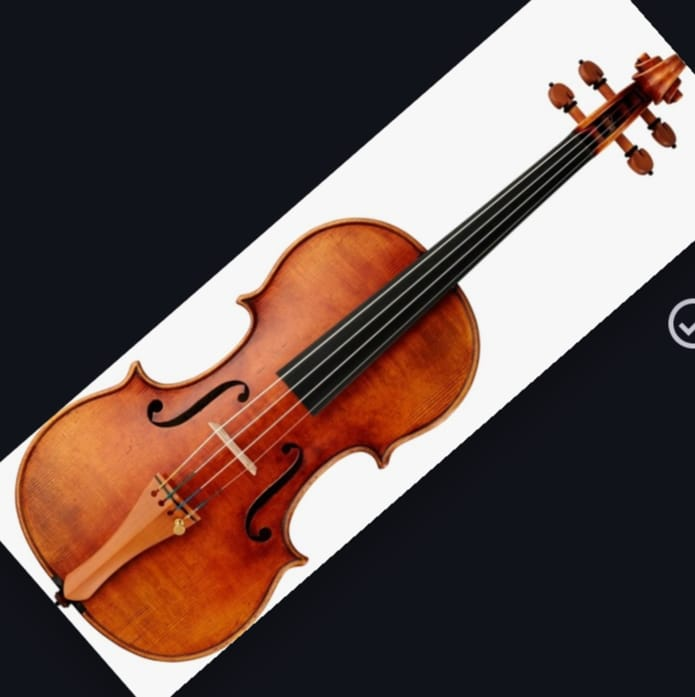
#> input picture WhatsApp Image 2024-03-19 at 1.42.54 AM (1).jpeg, 695 x 697 px, given in place of 3d_pokemon.png, which was not available
$ jupyter execute convolutions_opencv.ipynb   (shell and % lines are left out)   (text cells are left out)
#> lines starting #> are read from the running program, lines starting #| are printed output that depends on the picture; pictures that were not available may be replaced by others from this repository, and a replacement may not be noted
[cell 1]
%cd convolutions-opencv

[cell 2]
# import the necessary packages
from skimage.exposure import rescale_intensity
from matplotlib import pyplot as plt
import numpy as np
import argparse
import cv2

[cell 3]
def plt_imshow(title, image):
	# convert the image frame BGR to RGB color space and display it
	image = cv2.cvtColor(image, cv2.COLOR_BGR2RGB)
	plt.imshow(image)
	plt.title(title)
	plt.grid(False)
	plt.show()

[cell 4]
def convolve(image, kernel):
	# grab the spatial dimensions of the image, along with
	# the spatial dimensions of the kernel
	(iH, iW) = image.shape[:2]
	(kH, kW) = kernel.shape[:2]

	# allocate memory for the output image, taking care to
	# "pad" the borders of the input image so the spatial
	# size (i.e., width and height) are not reduced
	pad = (kW - 1) // 2
	image = cv2.copyMakeBorder(image, pad, pad, pad, pad,
		cv2.BORDER_REPLICATE)
	output = np.zeros((iH, iW), dtype="float32")

	# loop over the input image, "sliding" the kernel across
	# each (x, y)-coordinate from left-to-right and top to
	# bottom
	for y in np.arange(pad, iH + pad):
		for x in np.arange(pad, iW + pad):
			# extract the ROI of the image by extracting the
			# *center* region of the current (x, y)-coordinates
			# dimensions
			roi = image[y - pad:y + pad + 1, x - pad:x + pad + 1]

			# perform the actual convolution by taking the
			# element-wise multiplicate between the ROI and
			# the kernel, then summing the matrix
			k = (roi * kernel).sum()

			# store the convolved value in the output (x,y)-
			# coordinate of the output image
			output[y - pad, x - pad] = k

	# rescale the output image to be in the range [0, 255]
	output = rescale_intensity(output, in_range=(0, 255))
	output = (output * 255).astype("uint8")

	# return the output image
	return output

[cell 5]
# construct the argument parser and parse the arguments
# ap = argparse.ArgumentParser()
# ap.add_argument("-i", "--image", required=True,
# 	help="path to the input image")
# args = vars(ap.parse_args())

# since we are using Jupyter Notebooks we can replace our argument
# parsing code with *hard coded* arguments and values
args = {
	"image": "3d_pokemon.png"
}

[cell 6]
# construct average blurring kernels used to smooth an image
smallBlur = np.ones((7, 7), dtype="float") * (1.0 / (7 * 7))
largeBlur = np.ones((21, 21), dtype="float") * (1.0 / (21 * 21))

# construct a sharpening filter
sharpen = np.array((
	[0, -1, 0],
	[-1, 5, -1],
	[0, -1, 0]), dtype="int")

[cell 7]
# construct the Laplacian kernel used to detect edge-like
# regions of an image
laplacian = np.array((
	[0, 1, 0],
	[1, -4, 1],
	[0, 1, 0]), dtype="int")

# construct the Sobel x-axis kernel
sobelX = np.array((
	[-1, 0, 1],
	[-2, 0, 2],
	[-1, 0, 1]), dtype="int")

# construct the Sobel y-axis kernel
sobelY = np.array((
	[-1, -2, -1],
	[0, 0, 0],
	[1, 2, 1]), dtype="int")

[cell 8]
# construct the kernel bank, a list of kernels we're going
# to apply using both our custom `convole` function and
# OpenCV's `filter2D` function
kernelBank = (
	("small_blur", smallBlur),
	("large_blur", largeBlur),
	("sharpen", sharpen),
	("laplacian", laplacian),
	("sobel_x", sobelX),
	("sobel_y", sobelY)
)

[cell 9]
# load the input image and convert it to grayscale
image = cv2.imread(args["image"])
#> image is the input picture: shape (697, 695, 3); mean B, G, R 76.5, 81.2, 100.7
gray = cv2.cvtColor(image, cv2.COLOR_BGR2GRAY)
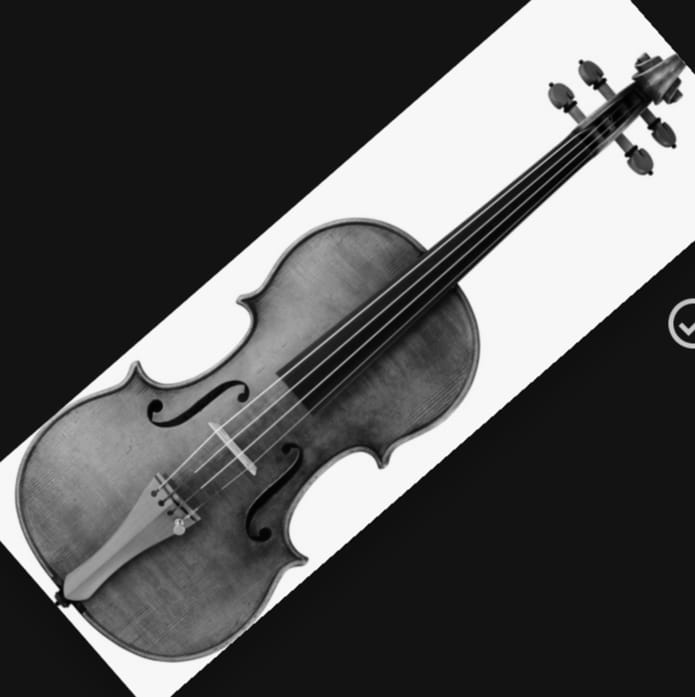
#> gray: shape (697, 695); min 0, max 255, mean 86.5

# loop over the kernels
for (kernelName, kernel) in kernelBank:
	# apply the kernel to the grayscale image using both
	# our custom `convole` function and OpenCV's `filter2D`
	# function
	print("[INFO] applying {} kernel".format(kernelName))
	convoleOutput = convolve(gray, kernel)
	opencvOutput = cv2.filter2D(gray, -1, kernel)

	# show the output images
	plt_imshow("original", gray)
	plt_imshow("{} - convole".format(kernelName), convoleOutput)
	plt_imshow("{} - opencv".format(kernelName), opencvOutput)
#> this loop made 6 passes
#> pass 1, in convolve, `image = cv2.copyMakeBorder(image, pad, pad, pad, pad, cv2.BORDER_REPLI..`:
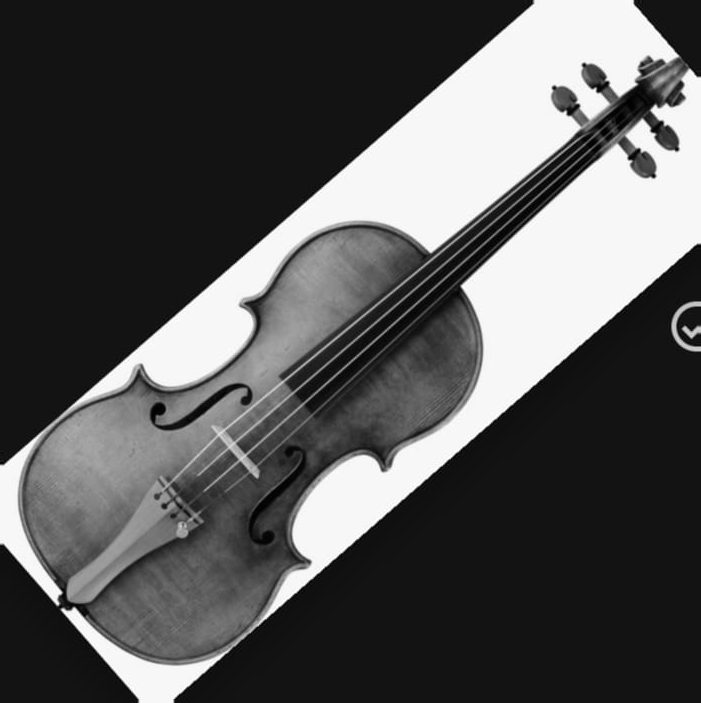
#> image: shape (703, 701); min 0, max 255, mean 85.9
#> pass 1, `convoleOutput = convolve(gray, kernel)`:
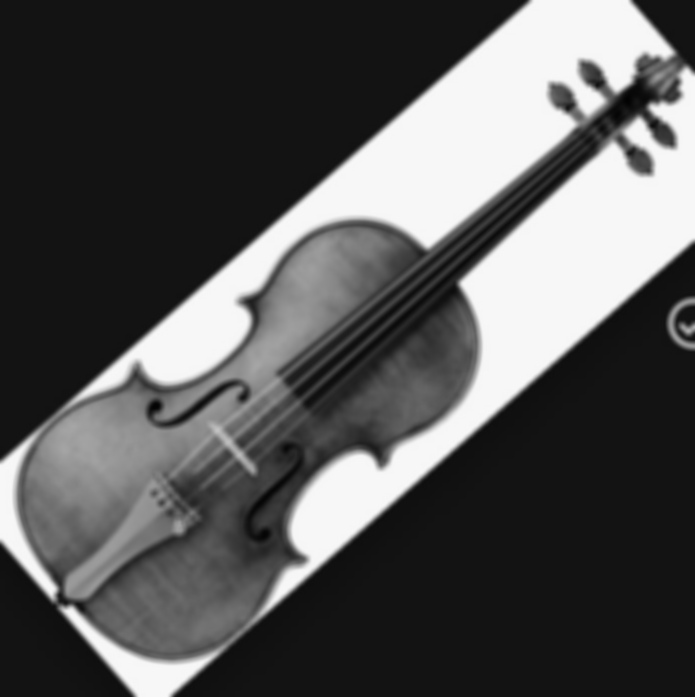
#> convoleOutput: shape (697, 695); min 3, max 247, mean 86.3
#> pass 2, in plt_imshow (call 5), `plt.show()`:
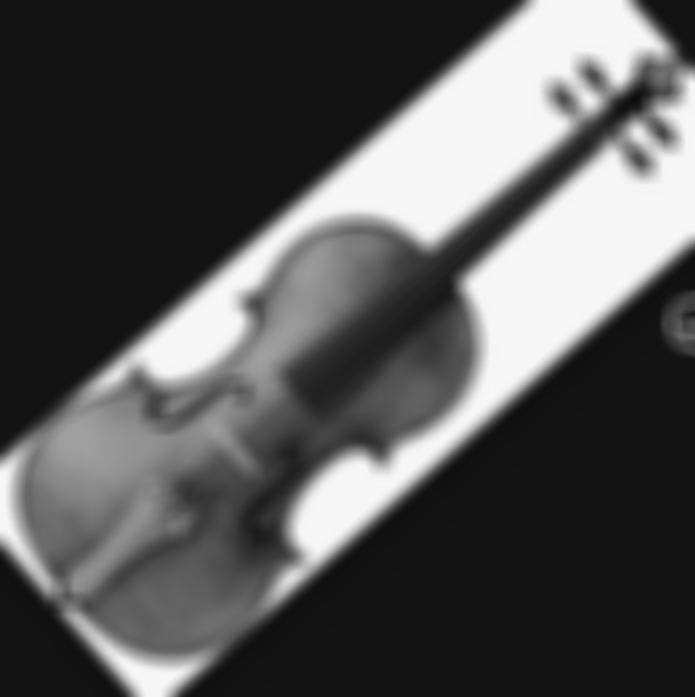
#> shown: shape (697, 695, 3); min 13, max 247, mean 86.3
